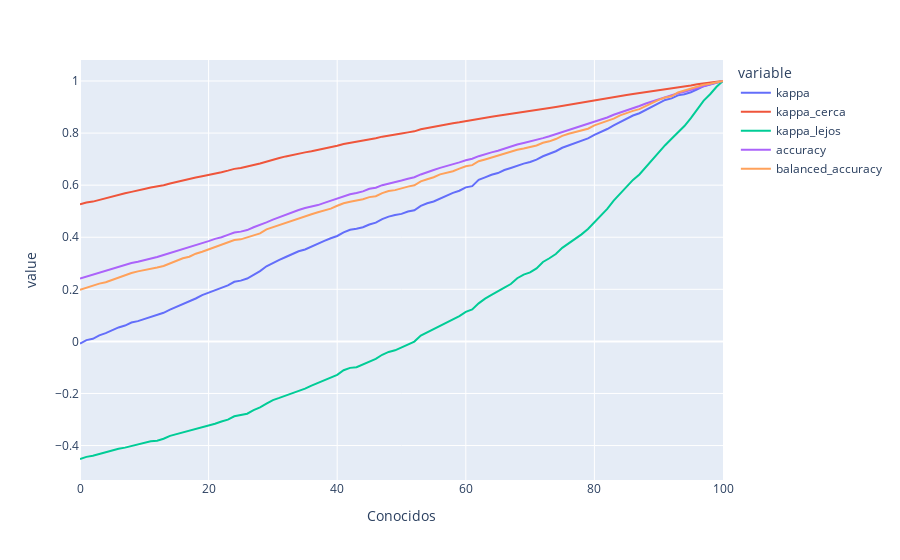

The code cell stored with this chart in its notebook:
### Code cell
#Grafico el comportamiento de la métrica a medida que incremento los aciertos. Tambien muestro lor resultados de otras metricas como Accuracy y Balanced Accuracy
px.line(kappa_progression,x='Conocidos',y=['kappa',
                                           'kappa_cerca',
                                           'kappa_lejos',
                                           'accuracy',
                                           'balanced_accuracy'])
